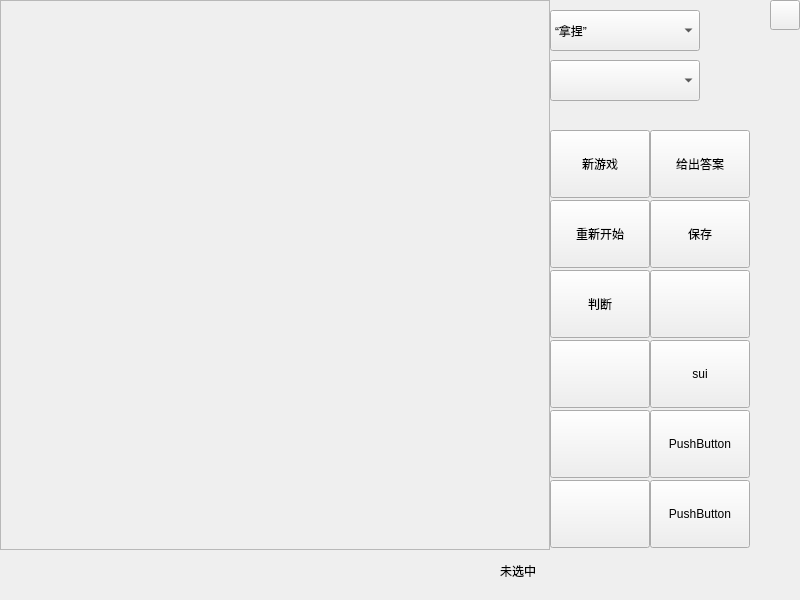
<?xml version="1.0" encoding="UTF-8"?>
<ui version="4.0">
 <class>GameBoard</class>
 <widget class="QWidget" name="GameBoard">
  <property name="enabled">
   <bool>true</bool>
  </property>
  <property name="geometry">
   <rect>
    <x>0</x>
    <y>0</y>
    <width>800</width>
    <height>600</height>
   </rect>
  </property>
  <property name="windowTitle">
   <string>Form</string>
  </property>
  <property name="styleSheet">
   <string notr="true">QWidget#GameBoard{
background-image: url(:/img/background.png);
background-repeat:no-repeat;

}</string>
  </property>
  <widget class="QFrame" name="frame_sudoku">
   <property name="geometry">
    <rect>
     <x>0</x>
     <y>0</y>
     <width>550</width>
     <height>550</height>
    </rect>
   </property>
   <property name="styleSheet">
    <string notr="true"/>
   </property>
   <property name="frameShape">
    <enum>QFrame::Shape::StyledPanel</enum>
   </property>
   <property name="frameShadow">
    <enum>QFrame::Shadow::Raised</enum>
   </property>
  </widget>
  <widget class="QPushButton" name="btn_newgame">
   <property name="geometry">
    <rect>
     <x>550</x>
     <y>130</y>
     <width>100</width>
     <height>68</height>
    </rect>
   </property>
   <property name="styleSheet">
    <string notr="true">font: 14pt &quot;黑体&quot;;
</string>
   </property>
   <property name="text">
    <string>新游戏</string>
   </property>
  </widget>
  <widget class="QPushButton" name="btn_renew">
   <property name="geometry">
    <rect>
     <x>550</x>
     <y>200</y>
     <width>100</width>
     <height>68</height>
    </rect>
   </property>
   <property name="styleSheet">
    <string notr="true">font: 14pt &quot;黑体&quot;;
</string>
   </property>
   <property name="text">
    <string>重新开始</string>
   </property>
  </widget>
  <widget class="QPushButton" name="btn_check">
   <property name="geometry">
    <rect>
     <x>550</x>
     <y>270</y>
     <width>100</width>
     <height>68</height>
    </rect>
   </property>
   <property name="styleSheet">
    <string notr="true">font: 14pt &quot;黑体&quot;;
</string>
   </property>
   <property name="text">
    <string>判断</string>
   </property>
  </widget>
  <widget class="QPushButton" name="btn_tip">
   <property name="geometry">
    <rect>
     <x>550</x>
     <y>340</y>
     <width>100</width>
     <height>68</height>
    </rect>
   </property>
   <property name="toolTip">
    <string>&lt;html&gt;&lt;head/&gt;&lt;body&gt;&lt;p&gt;提示&lt;/p&gt;&lt;/body&gt;&lt;/html&gt;</string>
   </property>
   <property name="whatsThis">
    <string>&lt;html&gt;&lt;head/&gt;&lt;body&gt;&lt;p&gt;&lt;br/&gt;&lt;/p&gt;&lt;/body&gt;&lt;/html&gt;</string>
   </property>
   <property name="styleSheet">
    <string notr="true">image: url(:/img/tip.png);
</string>
   </property>
   <property name="text">
    <string/>
   </property>
  </widget>
  <widget class="QPushButton" name="btn_laststep">
   <property name="geometry">
    <rect>
     <x>550</x>
     <y>410</y>
     <width>100</width>
     <height>68</height>
    </rect>
   </property>
   <property name="toolTip">
    <string>&lt;html&gt;&lt;head/&gt;&lt;body&gt;&lt;p&gt;上一步&lt;/p&gt;&lt;/body&gt;&lt;/html&gt;</string>
   </property>
   <property name="whatsThis">
    <string>&lt;html&gt;&lt;head/&gt;&lt;body&gt;&lt;p&gt;&lt;br/&gt;&lt;/p&gt;&lt;/body&gt;&lt;/html&gt;</string>
   </property>
   <property name="styleSheet">
    <string notr="true">image: url(:/img/lastStep.png);
disabled{
	image: url(:/img/lastStep_disabled.png);
}
</string>
   </property>
   <property name="text">
    <string/>
   </property>
  </widget>
  <widget class="QPushButton" name="btn_nextstep">
   <property name="geometry">
    <rect>
     <x>550</x>
     <y>480</y>
     <width>100</width>
     <height>68</height>
    </rect>
   </property>
   <property name="toolTip">
    <string>&lt;html&gt;&lt;head/&gt;&lt;body&gt;&lt;p&gt;下一步&lt;/p&gt;&lt;/body&gt;&lt;/html&gt;</string>
   </property>
   <property name="whatsThis">
    <string>&lt;html&gt;&lt;head/&gt;&lt;body&gt;&lt;p&gt;&lt;br/&gt;&lt;/p&gt;&lt;/body&gt;&lt;/html&gt;</string>
   </property>
   <property name="styleSheet">
    <string notr="true">image: url(:/img/nextStep.png);
disabled{
	image: url(:/img/nextStep_disabled.png);
}</string>
   </property>
   <property name="text">
    <string/>
   </property>
  </widget>
  <widget class="QPushButton" name="btn_help">
   <property name="geometry">
    <rect>
     <x>650</x>
     <y>270</y>
     <width>100</width>
     <height>68</height>
    </rect>
   </property>
   <property name="toolTip">
    <string>&lt;html&gt;&lt;head/&gt;&lt;body&gt;&lt;p&gt;帮助文档&lt;/p&gt;&lt;/body&gt;&lt;/html&gt;</string>
   </property>
   <property name="styleSheet">
    <string notr="true">image: url(:/img/help.png);
</string>
   </property>
   <property name="text">
    <string/>
   </property>
  </widget>
  <widget class="QPushButton" name="btn_giveanswer">
   <property name="geometry">
    <rect>
     <x>650</x>
     <y>130</y>
     <width>100</width>
     <height>68</height>
    </rect>
   </property>
   <property name="styleSheet">
    <string notr="true">font: 14pt &quot;黑体&quot;;</string>
   </property>
   <property name="text">
    <string>给出答案</string>
   </property>
  </widget>
  <widget class="QPushButton" name="pushButton_19">
   <property name="geometry">
    <rect>
     <x>650</x>
     <y>480</y>
     <width>100</width>
     <height>68</height>
    </rect>
   </property>
   <property name="text">
    <string>PushButton</string>
   </property>
  </widget>
  <widget class="QPushButton" name="btn_save">
   <property name="geometry">
    <rect>
     <x>650</x>
     <y>200</y>
     <width>100</width>
     <height>68</height>
    </rect>
   </property>
   <property name="styleSheet">
    <string notr="true">font: 14pt &quot;黑体&quot;;
</string>
   </property>
   <property name="text">
    <string>保存</string>
   </property>
  </widget>
  <widget class="QPushButton" name="btn_giveserver">
   <property name="geometry">
    <rect>
     <x>650</x>
     <y>340</y>
     <width>100</width>
     <height>68</height>
    </rect>
   </property>
   <property name="styleSheet">
    <string notr="true">font: 14pt &quot;黑体&quot;;</string>
   </property>
   <property name="text">
    <string>sui</string>
   </property>
  </widget>
  <widget class="QPushButton" name="pushButton_22">
   <property name="geometry">
    <rect>
     <x>650</x>
     <y>410</y>
     <width>100</width>
     <height>68</height>
    </rect>
   </property>
   <property name="text">
    <string>PushButton</string>
   </property>
  </widget>
  <widget class="QComboBox" name="comboBox">
   <property name="geometry">
    <rect>
     <x>550</x>
     <y>10</y>
     <width>150</width>
     <height>41</height>
    </rect>
   </property>
   <property name="toolTip">
    <string>&lt;html&gt;&lt;head/&gt;&lt;body&gt;&lt;p&gt;选择关卡难度&lt;/p&gt;&lt;/body&gt;&lt;/html&gt;</string>
   </property>
   <property name="styleSheet">
    <string notr="true">font: 500 16pt &quot;猫啃什锦黑&quot;;</string>
   </property>
   <item>
    <property name="text">
     <string>“拿捏”</string>
    </property>
   </item>
   <item>
    <property name="text">
     <string>“有点意思”</string>
    </property>
   </item>
   <item>
    <property name="text">
     <string>“我错了”</string>
    </property>
   </item>
   <item>
    <property name="text">
     <string>/(ㄒoㄒ)/~~</string>
    </property>
   </item>
  </widget>
  <widget class="QPushButton" name="btn_exit">
   <property name="geometry">
    <rect>
     <x>770</x>
     <y>0</y>
     <width>30</width>
     <height>30</height>
    </rect>
   </property>
   <property name="toolTip">
    <string>&lt;html&gt;&lt;head/&gt;&lt;body&gt;&lt;p&gt;退出数独板&lt;/p&gt;&lt;/body&gt;&lt;/html&gt;</string>
   </property>
   <property name="styleSheet">
    <string notr="true">image: url(:/img/exit.png);
hover{
	background-color:rgb(255,0,0,150);
}
pressed{
	background-color:rgb(255,0,0,100);
}
</string>
   </property>
   <property name="text">
    <string/>
   </property>
  </widget>
  <widget class="QLabel" name="label_loc">
   <property name="geometry">
    <rect>
     <x>500</x>
     <y>550</y>
     <width>130</width>
     <height>42</height>
    </rect>
   </property>
   <property name="styleSheet">
    <string notr="true">font: 16pt &quot;黑体&quot;;</string>
   </property>
   <property name="text">
    <string>未选中</string>
   </property>
  </widget>
  <widget class="QComboBox" name="comboBox_archive">
   <property name="geometry">
    <rect>
     <x>550</x>
     <y>60</y>
     <width>150</width>
     <height>41</height>
    </rect>
   </property>
   <property name="toolTip">
    <string>&lt;html&gt;&lt;head/&gt;&lt;body&gt;&lt;p&gt;选择存档&lt;/p&gt;&lt;/body&gt;&lt;/html&gt;</string>
   </property>
   <property name="styleSheet">
    <string notr="true">font: 500 16pt &quot;猫啃什锦黑&quot;;</string>
   </property>
  </widget>
  <widget class="QFrame" name="frame">
   <property name="geometry">
    <rect>
     <x>0</x>
     <y>0</y>
     <width>800</width>
     <height>600</height>
    </rect>
   </property>
   <property name="styleSheet">
    <string notr="true">background-image: url(:/img/gameboard.png);
background-repeat:no-repeat;
background-position:center;
border-radius:15px;</string>
   </property>
   <property name="frameShape">
    <enum>QFrame::Shape::StyledPanel</enum>
   </property>
   <property name="frameShadow">
    <enum>QFrame::Shadow::Raised</enum>
   </property>
  </widget>
  <zorder>frame</zorder>
  <zorder>frame_sudoku</zorder>
  <zorder>btn_newgame</zorder>
  <zorder>btn_renew</zorder>
  <zorder>btn_check</zorder>
  <zorder>btn_tip</zorder>
  <zorder>btn_laststep</zorder>
  <zorder>btn_nextstep</zorder>
  <zorder>btn_help</zorder>
  <zorder>btn_giveanswer</zorder>
  <zorder>pushButton_19</zorder>
  <zorder>btn_save</zorder>
  <zorder>btn_giveserver</zorder>
  <zorder>pushButton_22</zorder>
  <zorder>comboBox</zorder>
  <zorder>btn_exit</zorder>
  <zorder>label_loc</zorder>
  <zorder>comboBox_archive</zorder>
 </widget>
 <resources/>
 <connections/>
</ui>
